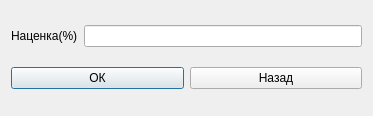
<?xml version="1.0" encoding="UTF-8"?>
<ui version="4.0">
 <class>nazenka</class>
 <widget class="QDialog" name="nazenka">
  <property name="geometry">
   <rect>
    <x>0</x>
    <y>0</y>
    <width>373</width>
    <height>116</height>
   </rect>
  </property>
  <property name="windowTitle">
   <string>Dialog</string>
  </property>
  <layout class="QGridLayout" name="gridLayout">
   <item row="0" column="0">
    <layout class="QHBoxLayout" name="horizontalLayout">
     <item>
      <widget class="QLabel" name="label">
       <property name="text">
        <string>Наценка(%)</string>
       </property>
      </widget>
     </item>
     <item>
      <widget class="QLineEdit" name="lineEdit"/>
     </item>
    </layout>
   </item>
   <item row="1" column="0">
    <layout class="QHBoxLayout" name="horizontalLayout_2">
     <item>
      <widget class="QPushButton" name="addButton">
       <property name="text">
        <string>ОК</string>
       </property>
      </widget>
     </item>
     <item>
      <widget class="QPushButton" name="closeButton">
       <property name="text">
        <string>Назад</string>
       </property>
      </widget>
     </item>
    </layout>
   </item>
  </layout>
 </widget>
 <resources/>
 <connections/>
</ui>
